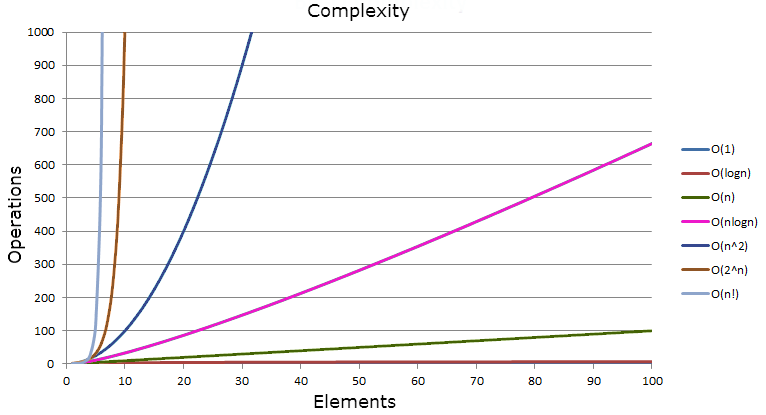
#> input picture complexPlot/complexity-graph.png, 766 x 415 px
$ python complexPlot.py
#> lines starting #> are read from the running program, lines starting #| are printed output that depends on the picture
import matplotlib.pyplot as plt
import os
xpoints=[]
ypoints=[]
img = plt.imread('complexity-graph.png')
#> img is the input picture: shape (415, 766, 4) float32; mean R, G, B, A 0.969, 0.964, 0.966, 1

def log(x,y):
    xpoints.append(x)
    ypoints.append(y)

def plot(name):
#> called with name = 'test.png'
    fig, ax = plt.subplots()
    ax.imshow(img, extent=[0, 400, 0, 300])
    ax.plot(xpoints,ypoints, '--', linewidth=3, color='firebrick')
    plt.savefig(name)
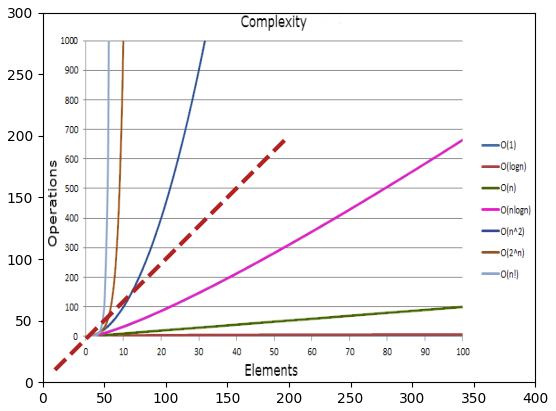
#> figure drawn by matplotlib, 1 panel


log(10, 10)
log(20,20)
log(30,30)
log(60,60)
log(100,100)
log(200,200)
plot("test.png")
